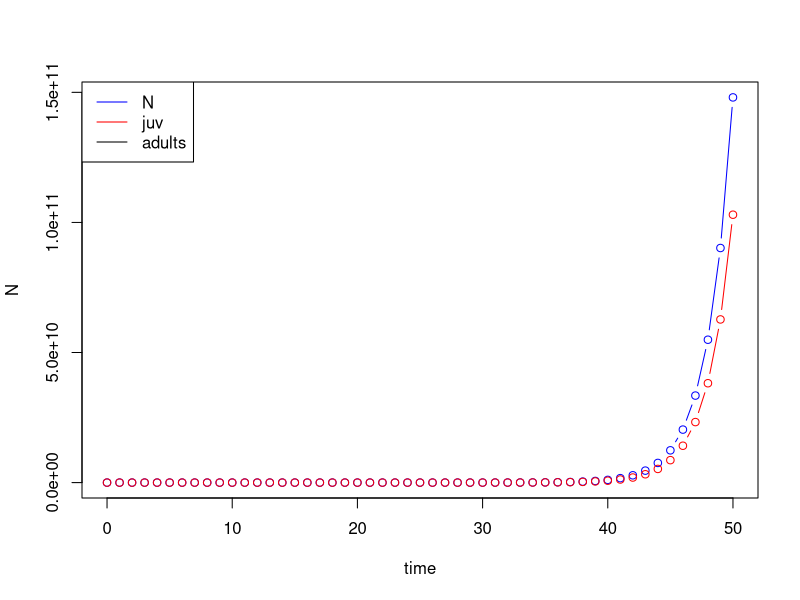
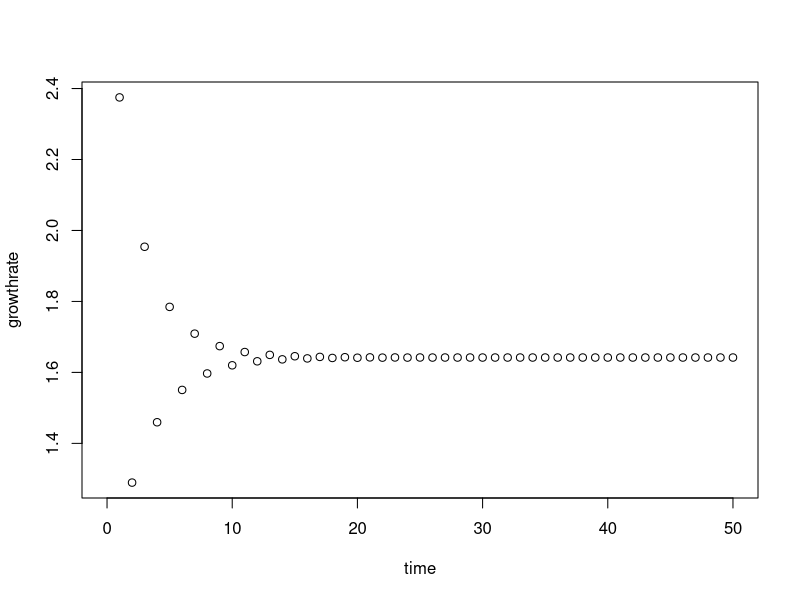
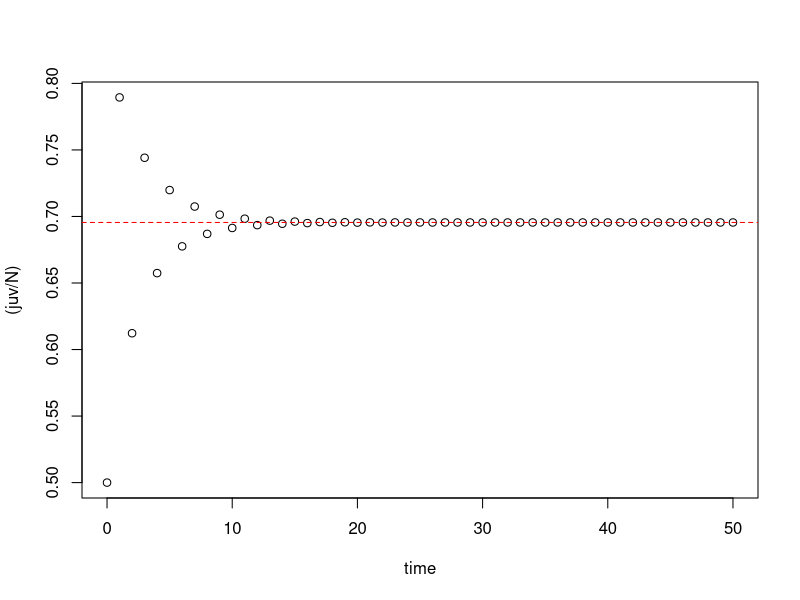

Recreate these plots in R, in order.
A <- matrix(c(0, 3.75, 0.5, 0.5), nrow=2, ncol=2, byrow=T)
myeigs <- eigen(A)
myeigs$vectors[,1]

initcond <- c(1,1)
A %*% initcond

maxtime <- 50

out <- matrix(rep(NA,2*(maxtime+1)), nrow = (maxtime+1))
out[1,] <- initcond
for(i in 1:maxtime){
  out[i+1,] <- A %*% out[i,]
}

out <- as.data.frame(out)
names(out) <- c("juv", "adult")
out$time <- 0:maxtime
out$N <- out$juv + out$adult

## plot total population
plot(N~time, out, type="b", col="blue")
points(juv~time, out, type="b", col="red")
legend("topleft", c("N", "juv", "adults"), col=c("blue", "red", "black"), lty=1)

## plot relative population growth rate N(t+1)/N(t)
out$growthrate <- c(NA,out$N[2:(maxtime+1)]/out$N[1:(maxtime)])
plot(growthrate~time, out)

## plot proportion of juveniles
plot((juv/N)~time, out)

propjuvtheory <- myeigs$vectors[,1][1]/sum(myeigs$vectors[,1])
abline(h=propjuvtheory, col="red", lty=2)
